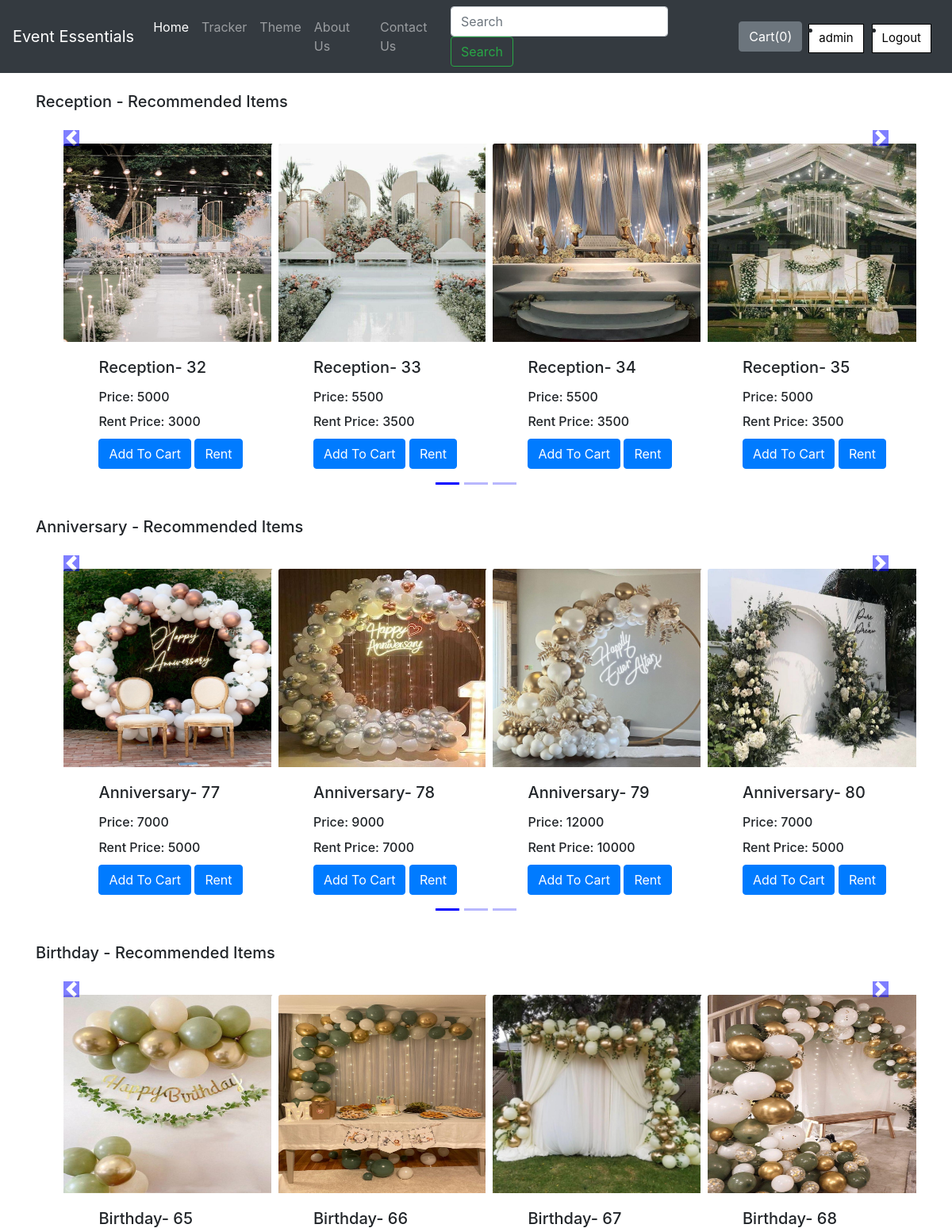
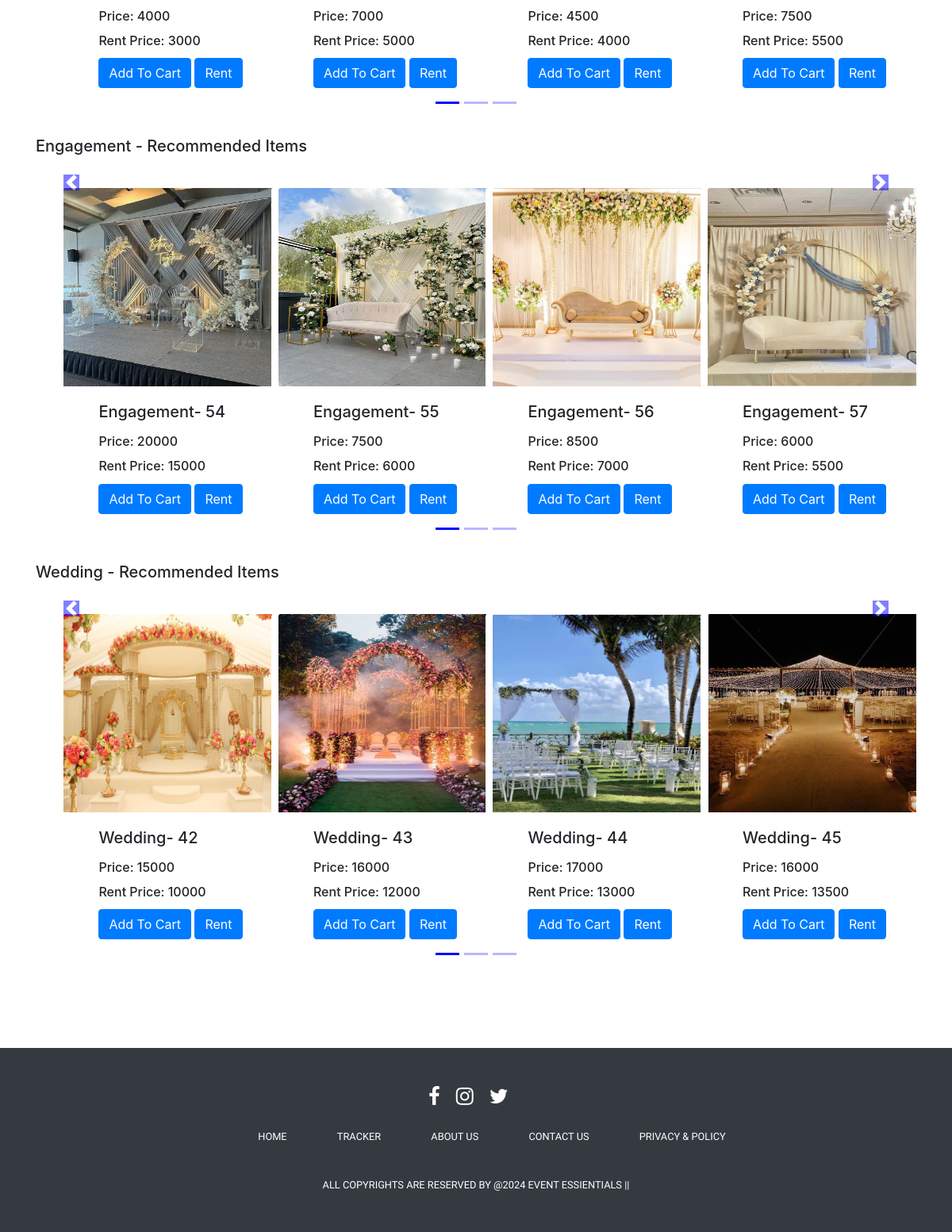
/shop/ (signed in), run on the app's committed database (2 pictures, top to bottom).
### shop/models.py (models this page shows, shortened)
class Product(models.Model):
    product_id = models.AutoField(primary_key=True)
    product_name = models.CharField(max_length=50)
    category = models.CharField(max_length=50,default="")
    rent_price = models.IntegerField(default=0)
    price = models.IntegerField(default=0)
    pub_date = models.DateField()
    image = models.ImageField(upload_to="shop/images",default="")

### shop/views.py (the view)
# urls.py: path("",views.index,name="ShopHome"),
def index(request):
    allProds = []
    catprods = Product.objects.values('category','product_id')
    cats = {item['category'] for item in catprods}
    for cat in cats:
        prod = Product.objects.filter(category=cat)
        n= len(prod)
        nSlides = n // 4 + ceil((n / 4) - (n // 4))
        allProds.append([prod,range(1,nSlides),nSlides])
    params = {'allProds':allProds}
    return render(request,"shop/index.html", params)

### shop/templates/shop/index.html (shortened to what this page needs)
{% extends 'shop/basic.html' %}
{% block body %}
{% load static %}
<div class="container">
  {% for product, range, nSlides in allProds %}
  <h5 class="my-4">{{product.0.category}} - Recommended Items</h5>
  <div class="row">
      <div id="demo{{forloop.counter}}" class="col carousel slide my-3" data-ride="carousel">
          <ul class="carousel-indicators">
              <li data-target="#demo{{forloop.counter}}" data-slide-to="0" class="active"></li>
              {% for i in range %}
              <li data-target="#demo{{forloop.parentloop.counter}}" data-slide-to="{{i}}"></li>
              {% endfor %}
          </ul>
          <div class="container carousel-inner no-padding">
              <div class="carousel-item active">
                  {% for i in product %}
                  <div class="col-xs-3 col-sm-3 col-md-3">
                      <div class="card align-items-center" style="width: 18rem;">
                        <img src='/media/{{i.image}}'  class="card-img-top" ></a>
                          <div class="card-body">
                              <h5 class="card-title" id="namepr{{i.product_id}}">{{i.product_name}}- {{i.product_id}}</h5>
                              <h6 class="card-title" >Price: <span id="pricepr{{i.product_id}}">{{i.price}} </span></h6>
                              <h6 class="card-title" >Rent Price: <span id="rentpricepr{{i.product_id}}">{{i.rent_price}} </span></h6>
                              <span id="divpr{{i.product_id}}" class="divpr">
                                  <button id="pr{{i.product_id}}" class="btn btn-primary cart">Add To Cart</button> </span>
                                  <a href="/shop/rent"><button  class="btn btn-primary rent">Rent</button></a>
                          </div>
                      </div>
                  </div>
                  {% if forloop.counter|divisibleby:4 and forloop.counter > 0 and not forloop.last %}
              </div>
                  {% endif %}
                  {% endfor %}
          </div>
      </div>
      <a class="carousel-control-prev" href="#demo{{forloop.counter}}" data-slide="prev">
          <span class="carousel-control-prev-icon"></span>
      </a>
      <a class="carousel-control-next" href="#demo{{forloop.counter}}" data-slide="next">
          <span class="carousel-control-next-icon"></span>
      </a>
  </div>
  {% endfor %}
</div>
{% endblock %}

### shop/templates/shop/basic.html (style rules this page uses)
body { margin: 0; overflow-x: hidden; }

### data on the page
Product: category "Reception", image (picture), product_name "Reception", product_id "32", price "5000", rent_price "3000"
Product: image (picture), product_name "Reception", product_id "33", price "5500", rent_price "3500"
Product: image (picture), product_name "Reception", product_id "34", price "5500", rent_price "3500"
Product: image (picture), product_name "Reception", product_id "35", price "5000", rent_price "3500"
Product: category "Anniversary", image (picture), product_name "Anniversary", product_id "77", price "7000", rent_price "5000"
Product: image (picture), product_name "Anniversary", product_id "78", price "9000", rent_price "7000"
Product: image (picture), product_name "Anniversary", product_id "79", price "12000", rent_price "10000"
Product: image (picture), product_name "Anniversary", product_id "80", price "7000", rent_price "5000"
Product: category "Birthday", image (picture), product_name "Birthday", product_id "65", price "4000", rent_price "3000"
Product: image (picture), product_name "Birthday", product_id "66", price "7000", rent_price "5000"
Product: image (picture), product_name "Birthday", product_id "67", price "4500", rent_price "4000"
Product: image (picture), product_name "Birthday", product_id "68", price "7500", rent_price "5500"
Product: category "Engagement", image (picture), product_name "Engagement", product_id "54", price "20000", rent_price "15000"
Product: image (picture), product_name "Engagement", product_id "55", price "7500", rent_price "6000"
Product: image (picture), product_name "Engagement", product_id "56", price "8500", rent_price "7000"
Product: image (picture), product_name "Engagement", product_id "57", price "6000", rent_price "5500"
Product: category "Wedding", image (picture), product_name "Wedding", product_id "42", price "15000", rent_price "10000"
Product: image (picture), product_name "Wedding", product_id "43", price "16000", rent_price "12000"
Product: image (picture), product_name "Wedding", product_id "44", price "17000", rent_price "13000"
Product: image (picture), product_name "Wedding", product_id "45", price "16000", rent_price "13500"

### other printed values
{{ request.session.username }} "admin"
